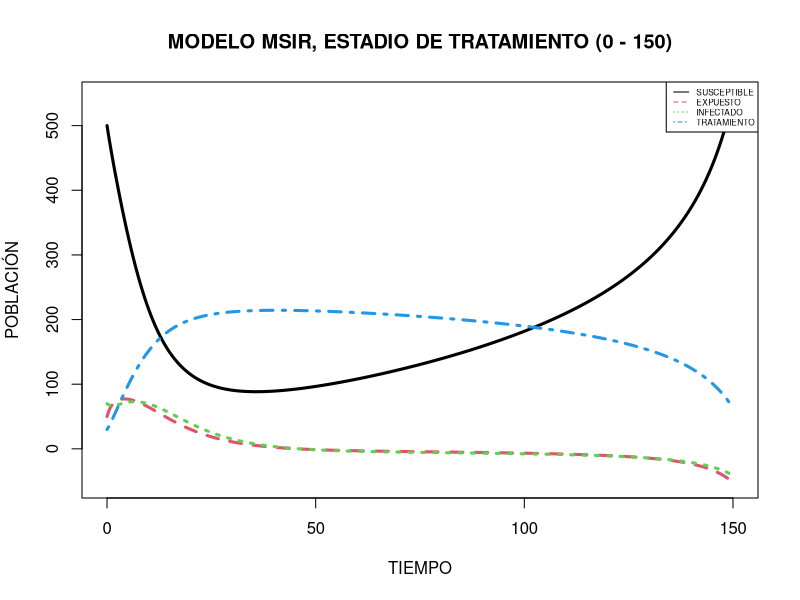
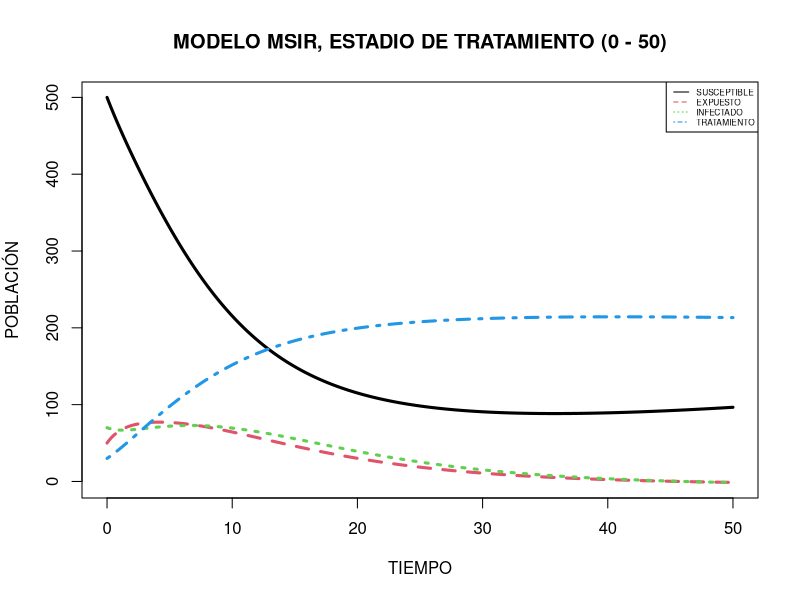

Write R code to recreate these figures, in order.
## ---- chunk 1
library (deSolve) 

SEIT <- function (time, state, parameters) {
  with (as.list (c (state, parameters)), {
    dS <- nu - beta1 * (S * I / N) - muS
    dE <- beta1 * (S * I / N) + beta2 * (Tr * I / N) - kappa * E - r1 * E + p * r2 * I - muE
    dI <- kappa * E - r2 * I - muI
    dT <- r1 * E + q * r2 * I - beta2 * (Tr * I / N) - muT
    list (c (dS, dE, dI, dT)) 
  })
}

parameters <- c (nu = 1, beta1 = 0.8, beta2 = 0.4, kappa = 0.3, r1 = 0.2, p = 0.2, r2 = 0.3, q = 0.1, muS = 0.2, muE = 0.4, muI = 0.4, muT = 0.1, N = 650)
initial_conditions <- c (S = 500, E = 50, I = 70, Tr = 30) 
time <- seq (0, 150, by = 0.001)
out <- ode (initial_conditions, time, SEIT, parameters)

matplot (out [ , 1], out [ , 2 : 5], type = "l", xlab = "TIEMPO", ylab = "POBLACIÓN", main = "MODELO MSIR, ESTADIO DE TRATAMIENTO (0 - 150)", lwd = 3)
legend ("topright", c ("SUSCEPTIBLE", "EXPUESTO", "INFECTADO", "TRATAMIENTO"), col = 1 : 4, lty = 1 : 5, cex = 0.5)

parameters <- c (nu = 1, beta1 = 0.8, beta2 = 0.4, kappa = 0.3, r1 = 0.2, p = 0.2, r2 = 0.3, q = 0.1, muS = 0.2, muE = 0.4, muI = 0.4, muT = 0.1, N = 650)
initial_conditions <- c (S = 500, E = 50, I = 70, Tr = 30) 
time <- seq (0, 50, by = 0.001)
out <- ode (initial_conditions, time, SEIT, parameters)

matplot (out [ , 1], out [ , 2 : 5], type = "l", xlab = "TIEMPO", ylab = "POBLACIÓN", main = "MODELO MSIR, ESTADIO DE TRATAMIENTO (0 - 50)", lwd = 3)
legend ("topright", c ("SUSCEPTIBLE", "EXPUESTO", "INFECTADO", "TRATAMIENTO"), col = 1 : 4, lty = 1 : 5, cex = 0.5)
